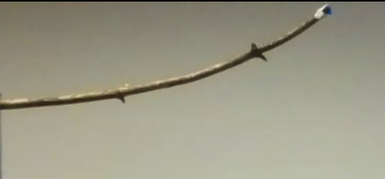
#> input picture extra/trash/galho1.png, 385 x 179 px
$ python match_and_filter.py
#> lines starting #> are read from the running program, lines starting #| are printed output that depends on the picture
### vision.py
import cv2
from concurrent.futures import ThreadPoolExecutor
import numpy as np


class Vision:
    """
    IMPORTANT: ALWAYS! use set_x_detector(...), then set_x_matching(...), then bf_matching(...)
    """
    __DETECTOR_TYPE_FAST = 0
    __DETECTOR_TYPE_ORB = 1
    __DETECTOR_TYPE_SIFT = 2

    def __init__(self) -> None:
        self.__detector = None
        self.__detec_and_compute = None
        self.__detector_type = None
        self.tracker = None

    def set_fast_detector(self, nonmaxSuppression, threshold, type):
        self.__detector_type = Vision.__DETECTOR_TYPE_FAST

        #Fast detector
        self.__detector = cv2.FastFeatureDetector_create()
        self.__detector.setNonmaxSuppression(nonmaxSuppression)
        self.__detector.setThreshold(threshold)
        self.__detector.setType(type)

        #BRISK descriptor extractor
        self.__desc_extractor= cv2.BRISK_create()

        # create a mask
        #m = np.zeros((720, 960), np.uint8)
        #m[100:175, 0:958] = 255

        #Combine the FAST detector with the brisk extractor
        self.__detec_and_compute = lambda img, m = None: self.__desc_extractor.compute(img, self.__detector.detect(img, mask = m))

    # [16 lines left out: functions set_orb_detector, set_sift_detector, not called in this run]

    def set_bf_matcher(self):
        #if SIFT
        if self.__detector_type == self.__DETECTOR_TYPE_SIFT:
            self.__bfm = cv2.BFMatcher(normType=cv2.NORM_L2)
        else: #IF FAST or ORB
            self.__bfm = cv2.BFMatcher(normType=cv2.NORM_HAMMING)

    # [84 lines left out: functions detect_features, detect_features_in_rect, detect_features_in_polygon, bf_matching_descriptors, not called in this run]

    def bf_matching(self, img1, img2, ratio):
        """
        make feature dection and matching using two images
        """
        #PARALLEL if FAST or ORB
        if self.__detector_type != self.__DETECTOR_TYPE_SIFT:
            executor = ThreadPoolExecutor(max_workers=2)
            f1 = executor.submit(self.__detec_and_compute, img1)
            f2 = executor.submit(self.__detec_and_compute, img2)
            keypoints1, descriptors1 = f1.result()
            keypoints2, descriptors2 = f2.result()
        else: #SEQUENTIAL if SIFT
            keypoints1, descriptors1 = self.__detec_and_compute(img1)
            keypoints2, descriptors2 = self.__detec_and_compute(img2)

        matches = self.__bfm.knnMatch(descriptors1, descriptors2, k=2)

        good_matches = []
        for m,n in matches:
            if m.distance < ratio * n.distance:
                good_matches.append(m)

        return keypoints1, keypoints2, good_matches

    T_BOOSTING = 'BOOSTING'
    T_MIL = 'MIL'
    T_KCF = 'KCF'
    T_TLD = 'TLD'
    T_MEDIANFLOW = 'MEDIANFLOW'
    T_MOSSE = 'MOSSE'
    T_CSRT = 'CSRT'

    # [74 lines left out: functions set_tracker, rotateImage, not called in this run]

### extra/trash/match_and_filter.py
import cv2
import numpy as np
import time
import sys
sys.path.insert(0, '/home/alan/Documents/Experiments-RMTT/landing_system/')
from vision import Vision

def draw_text(image, text, row):
    font = cv2.FONT_HERSHEY_SIMPLEX
    font_scale = 1
    font_size = 50
    font_color = (255,255,255)
    bg_color = (0,0,0)
    height, width = image.shape[:2]
    left_mergin = 10
    if row < 0:
        pos =  (left_mergin, height + font_size * row + 1)
    else:
        pos =  (left_mergin, font_size * (row + 1))

    cv2.putText(image, text, pos, font, font_scale, bg_color, 6)
    cv2.putText(image, text, pos, font, font_scale, font_color, 1)

#https://github.com/bnsreenu/python_for_microscopists/blob/master/Tips_Tricks_45_white-balance_using_python/Tips_Tricks_45_white-balance_using_python.py
def GW_white_balance(img):
    img_LAB = cv2.cvtColor(img, cv2.COLOR_BGR2LAB)
    avg_a = np.average(img_LAB[:, :, 1])
    avg_b = np.average(img_LAB[:, :, 2])
    img_LAB[:, :, 1] = img_LAB[:, :, 1] - ((avg_a - 128) * (img_LAB[:, :, 0] / 255.0) * 1.2)
    img_LAB[:, :, 2] = img_LAB[:, :, 2] - ((avg_b - 128) * (img_LAB[:, :, 0] / 255.0) * 1.2)
    balanced_image = cv2.cvtColor(img_LAB, cv2.COLOR_LAB2BGR)
    return balanced_image


if __name__ == "__main__":

    v = Vision()
    v.set_fast_detector(nonmaxSuppression=1, type=2, threshold=30)
    #v.set_sift_detector()
    #v.set_orb_detector()
    v.set_bf_matcher()

    nf1 = cv2.imread("galho1.png")
#> nf1 is the input picture: shape (179, 385, 3); mean B, G, R 133.9, 152.4, 154.6
    nf2 = cv2.imread("galho2.png")
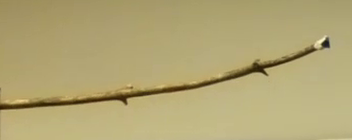
#> input picture extra/trash/galho2.png, 352 x 140 px
#> nf2 is the input picture: shape (140, 352, 3); mean B, G, R 116, 165.7, 177.9
    kernel = np.array([[ 0,-1, 0],
                       [-1, 5,-1],
                       [ 0,-1, 0]])

    nf1 = GW_white_balance(nf1)
#> in GW_white_balance, `img_LAB = cv2.cvtColor(img, cv2.COLOR_BGR2LAB)`: img_LAB: shape (179, 385, 3); mean of channels 0, 1, 2 159.5, 125.5, 138.1
#> in GW_white_balance, `avg_a = np.average(img_LAB[:, :, 1])`: avg_a = 125.5
#> in GW_white_balance, `avg_b = np.average(img_LAB[:, :, 2])`: avg_b = 138.1
#> in GW_white_balance, `img_LAB[:, :, 1] = img_LAB[:, :, 1] - ((avg_a - 128) * (img_LAB[:, :, ..`: img_LAB: shape (179, 385, 3); mean of channels 0, 1, 2 159.5, 126.9, 138.1
#> in GW_white_balance, `img_LAB[:, :, 2] = img_LAB[:, :, 2] - ((avg_b - 128) * (img_LAB[:, :, ..`: img_LAB: shape (179, 385, 3); mean of channels 0, 1, 2 159.5, 126.9, 130.1
    nf1 = cv2.filter2D(nf1, -1, kernel)
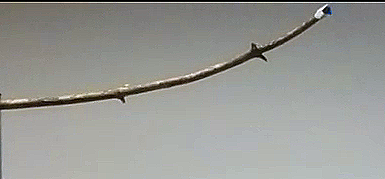
#> nf1: shape (179, 385, 3); mean B, G, R 148.4, 152.5, 151.5
    nf1 = cv2.bilateralFilter(nf1, d=5, sigmaColor=80, sigmaSpace=80)

    nf2 = GW_white_balance(nf2)
#> in GW_white_balance (call 2), `img_LAB = cv2.cvtColor(img, cv2.COLOR_BGR2LAB)`: img_LAB: shape (140, 352, 3); mean of channels 0, 1, 2 173, 124.9, 155.4
#> in GW_white_balance (call 2), `avg_a = np.average(img_LAB[:, :, 1])`: avg_a = 124.9
#> in GW_white_balance (call 2), `avg_b = np.average(img_LAB[:, :, 2])`: avg_b = 155.4
#> in GW_white_balance (call 2), `img_LAB[:, :, 1] = img_LAB[:, :, 1] - ((avg_a - 128) * (img_LAB[:, :, ..`: img_LAB: shape (140, 352, 3); mean of channels 0, 1, 2 173, 126.9, 155.4
#> in GW_white_balance (call 2), `img_LAB[:, :, 2] = img_LAB[:, :, 2] - ((avg_b - 128) * (img_LAB[:, :, ..`: img_LAB: shape (140, 352, 3); mean of channels 0, 1, 2 173, 126.9, 132.6
#> in GW_white_balance (call 2), `balanced_image = cv2.cvtColor(img_LAB, cv2.COLOR_LAB2BGR)`:
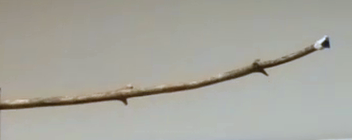
#> balanced_image: shape (140, 352, 3); mean B, G, R 157.5, 166, 166.9
    nf2 = cv2.filter2D(nf2, -1, kernel)
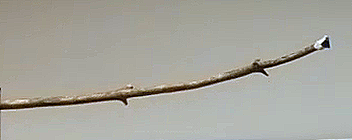
#> nf2: shape (140, 352, 3); mean B, G, R 157.7, 166, 166.9
    nf2 = cv2.bilateralFilter(nf2, d=5, sigmaColor=80, sigmaSpace=80)

    k1, k2, gm = v.bf_matching(nf1, nf2, 0.7)
#> in bf_matching, `keypoints1, descriptors1 = f1.result()`: keypoints1 = 68 keypoints; strongest (x, y, size): (322, 13, 7), (125, 97, 7), (258, 47, 7), (265, 59, 7)
#> in bf_matching, `keypoints2, descriptors2 = f2.result()`: keypoints2 = 78 keypoints; strongest (x, y, size): (265, 69, 7), (322, 43, 7), (127, 99, 7), (266, 74, 7)
#> in bf_matching, `matches = self.__bfm.knnMatch(descriptors1, descriptors2, k=2)`: matches = 68 matches
#> the loop in bf_matching, `for m,n in matches:` made 68 passes
#> after the loop in bf_matching, `for m,n in matches:`: good_matches = 6 matches
#> k1 has the same summary as keypoints1 in bf_matching; k2 has the same summary as keypoints2 in bf_matching; gm = 6 matches

    out = cv2.drawMatches(nf1, k1, nf2, k2, gm, None, flags=cv2.DRAW_MATCHES_FLAGS_NOT_DRAW_SINGLE_POINTS)
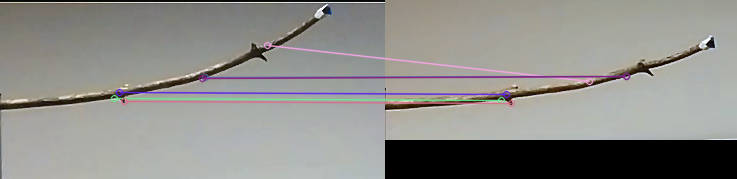
#> out: shape (179, 737, 3); mean B, G, R 137.1, 140.7, 141.4
    #out = cv2.drawMatches(nf1, k1, nf2, k2, gm, None)
    draw_text(out, f"{len(gm)} matches", 0)
#> in draw_text, `cv2.putText(image, text, pos, font, font_scale, bg_color, 6)`:
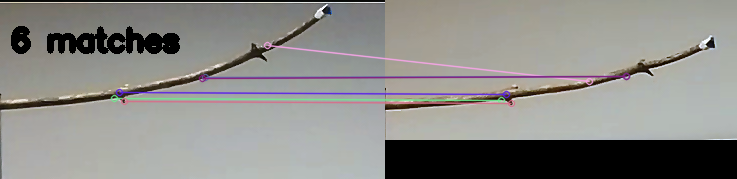
#> image: shape (179, 737, 3); mean B, G, R 134.5, 138, 138.7
    draw_text(out, f"{len(k1)}kpts                  {len(k2)}kpts", -1)
#> call 2 of draw_text, with text = '68kpts                  78kpts', row = -1
#> in draw_text (call 2), `cv2.putText(image, text, pos, font, font_scale, font_color, 1)`:
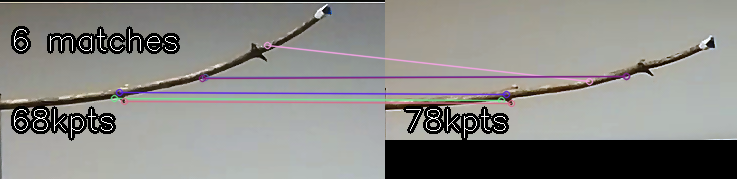
#> image: shape (179, 737, 3); mean B, G, R 131.3, 134.6, 135.3
    cv2.imshow("Matches", out)

    cv2.waitKey(0)
    cv2.destroyAllWindows()
